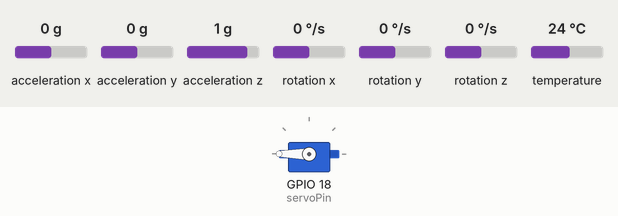
A sketch run on a simulated ESP32. On the bench: servo. The test bench sets the inputs (shaded band); at power-on: acceleration x 0 g, acceleration y 0 g, acceleration z 1 g, rotation x 0 °/s, rotation y 0 °/s, rotation z 0 °/s, temperature 24 °C. WiFi joins after 1.5 s; servers stay silent unless stated; random numbers use the default seed unless the sketch sets one; no MQTT or app messages arrive unless stated; what the sketch prints to the serial monitor is not drawn.

Above: at 3.7 s.
3.8 s: acceleration x set to -1.4 g
At 5.8 s:
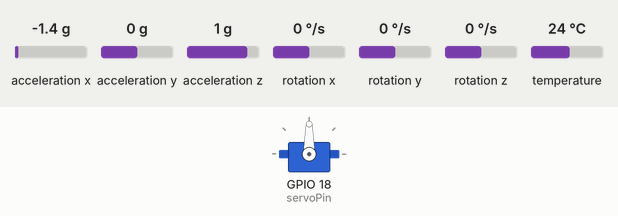
6.1 s: acceleration x set to 0 g
At 7.6 s:
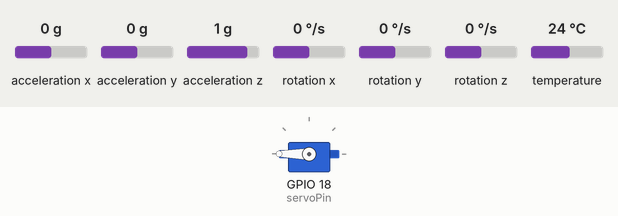
8.1 s: acceleration x set to -0.8 g
At 9.3 s:
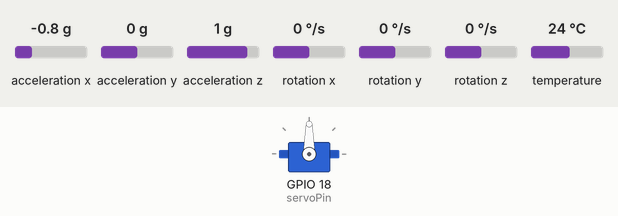
Timing chart, 0 to 11.1 s (numbered marks = the images above; inputs shaded):
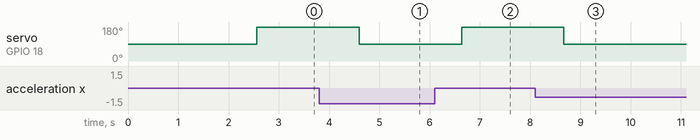

The sketch:

main.ino
```cpp
#include <Wire.h>
#include <Adafruit_MPU6050.h>
#include <Adafruit_Sensor.h>
#include <ESP32Servo.h>
#include <WiFi.h>
#include <PubSubClient.h>

// ===== WiFi =====
const char* ssid = "SEU WIFI";
const char* senha = "SUA SENHA";

// ===== MQTT =====
const char* mqtt_broker = "broker.emqx.io";
const int mqtt_port = 1883;
const char* mqtt_topic = "fran/sensores";
const char* mqtt_client_id = "esp32_ponte_";

WiFiClient espClient;
PubSubClient mqttClient(espClient);

Adafruit_MPU6050 mpu1;
Adafruit_MPU6050 mpu2;
Servo meuServo;

const int servoPin = 18;

const float limiteInclinacao = 4.0; // graus

unsigned long ultimoEnvio = 0;
const unsigned long intervaloEnvio = 1000; // ms

float offset1 = 0;
float offset2 = 0;

void conectarWiFi() {
  Serial.print("Conectando ao WiFi");
  WiFi.begin(ssid, senha);
  while (WiFi.status() != WL_CONNECTED) {
    delay(500);
    Serial.print(".");
  }
  Serial.println("\nWiFi conectado! IP: " + WiFi.localIP().toString());
}

void reconectarMQTT() {
  while (!mqttClient.connected()) {
    Serial.print("Conectando ao broker MQTT...");
    String clientId = mqtt_client_id + String(random(0xffff), HEX);

    if (mqttClient.connect(clientId.c_str())) {
      Serial.println(" conectado!");
    } else {
      Serial.print(" falhou, rc=");
      Serial.print(mqttClient.state());
      Serial.println(" tentando novamente em 2s");
      delay(2000);
    }
  }
}

void setup() {
  Serial.begin(115200);

  Wire.begin();

  if (!mpu1.begin(0x68)) {
  Serial.println("Erro ao iniciar MPU6050 1");
  while (1);
}

if (!mpu2.begin(0x69)) {
  Serial.println("Erro ao iniciar MPU6050 2");
  while (1);
}

  Serial.println("MPUs6050 iniciado!");

  mpu1.setAccelerometerRange(MPU6050_RANGE_8_G);
  mpu1.setGyroRange(MPU6050_RANGE_500_DEG);
  mpu1.setFilterBandwidth(MPU6050_BAND_21_HZ);

  mpu2.setAccelerometerRange(MPU6050_RANGE_8_G);
  mpu2.setGyroRange(MPU6050_RANGE_500_DEG);
  mpu2.setFilterBandwidth(MPU6050_BAND_21_HZ);

  sensors_event_t a1, g1, t1;
  sensors_event_t a2, g2, t2;
  mpu1.getEvent(&a1, &g1, &t1);
  mpu2.getEvent(&a2, &g2, &t2);

  offset1 = atan2(a1.acceleration.x, a1.acceleration.y) * 180.0 / PI;
  offset2 = atan2(a2.acceleration.x, a2.acceleration.y) * 180.0 / PI;
  meuServo.setPeriodHertz(50);
  meuServo.attach(servoPin, 500, 2400);

  // posição inicial
  meuServo.write(90);

  conectarWiFi();
  mqttClient.setServer(mqtt_broker, mqtt_port);

  delay(1000);
}

void loop() {
  if (WiFi.status() != WL_CONNECTED) {
    conectarWiFi();
  }

  if (!mqttClient.connected()) {
    reconectarMQTT();
  }
  mqttClient.loop();

  sensors_event_t a1, g1, t1;
  sensors_event_t a2, g2, t2;

  mpu1.getEvent(&a1, &g1, &t1);
  mpu2.getEvent(&a2, &g2, &t2);

  /// Calcula inclinação da ponte
  float angulo1 = atan2(a1.acceleration.x, a1.acceleration.y) * 180.0 / PI - offset1;
  float angulo2 = atan2(a2.acceleration.x, a2.acceleration.y) * 180.0 / PI - offset2;

  // ===== DECISÃO =====
bool risco = abs(angulo1) > limiteInclinacao || abs(angulo2) > limiteInclinacao;
  if (risco) {
    // Fecha a cancela
    meuServo.write(90);
  } else {
    // Abre a cancela
    meuServo.write(180);
  }
// ===== MONITOR SERIAL =====
  Serial.println("Sensor Estrutural – Pilar 1");
  Serial.print("Inclinacao: ");
  Serial.print(angulo1);
  Serial.println(" graus");

  Serial.println("Sensor Estrutural – Pilar 3");
  Serial.print("Inclinacao: ");
  Serial.print(angulo2);
  Serial.println(" graus");

if (risco) {
    Serial.println("ALERTA: Ponte acima do limite! Cancela fechada");
  } else {
    Serial.println("Cancela Aberta");
  }

  // ===== ENVIO MQTT =====
  if (millis() - ultimoEnvio >= intervaloEnvio) {
    ultimoEnvio = millis();

    String payload = "{";
    payload += "\"angulo1\":" + String(angulo1, 2) + ",";
    payload += "\"angulo2\":" + String(angulo2, 2) + ",";
    payload += "\"risco\":" + String(risco ? "true" : "false") + ",";
    payload += "\"cancela\":\"" + String(risco ? "fechada" : "aberta") + "\"";
    payload += "}";

    mqttClient.publish(mqtt_topic, payload.c_str());
    Serial.println("Publicado: " + payload);
  }

  delay(1000);
}
```

Measured:
- after the input at 3.8 s, servo on GPIO 18 (servoPin): 180° → 90° after 0.80 s
- after the input at 6.1 s, servo on GPIO 18 (servoPin): 90° → 180° after 0.54 s
- after the input at 8.1 s, servo on GPIO 18 (servoPin): 180° → 90° after 0.57 s
